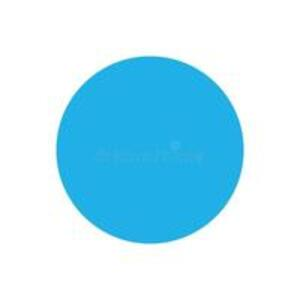
#> input picture azul.jpg, 300 x 300 px
$ python PruebaIndividuo.py
#> lines starting #> are read from the running program, lines starting #| are printed output that depends on the picture
### Cromosoma.py

from elipse import Elipse
import random
import numpy as np


class Cromosoma:


	def __init__(self, tamElipses,widthImage,heigthImage):

		self.tamElipses = tamElipses
		self.widthImage = widthImage
		self.heigthImage = heigthImage
		self.elipses = []

	def inicializa(self):
		elipses = []

		for i in range(self.tamElipses):
			centroElipse = (random.randrange(self.widthImage), random.randrange(self.heigthImage))
			axeslength = (random.randint(1,10),random.randint(1,10))
			color = (random.randrange(255),random.randrange(255),random.randrange(255))
			anguloRotacion = random.randrange(360)
			elipse = Elipse(centroElipse,axeslength,anguloRotacion,color)
			elipses.append(elipse)
		self.elipses = elipses

	# [35 lines left out: functions mutar, cruzar, not called in this run]


	def getValues(self):

		return self.elipses

	def __str__():
		pass

### Individuo.py
import numpy as np
from elipse import Elipse
from Cromosoma import Cromosoma as Cr
import cv2
import random


class Individuo:

	def __init__(self, maxElipses=1000, widthImage=500,heigthImage=500):

		self.maxElipses = maxElipses
		self.widthImage = widthImage
		self.heigthImage = heigthImage
		self.cromosoma = Cr(self.maxElipses,self.widthImage,self.heigthImage)
		self.imagen = np.zeros((self.widthImage,self.heigthImage,3), np.uint8)


	def  inicializar(self):
		self.cromosoma.inicializa()


	def pintar(self,vector):

		# esta linea de codigo rehace la imagen a una imagen blanca,
		# sin embargo, lo que queremos es sobreponer las figuras sobre la anterior
		# para obtener un resultado mas cercano al que nos interesa,
		# con las figuras anteriores tambien

		self.imagen = np.zeros((self.widthImage,self.heigthImage,3), np.uint8)


		for elipse in vector:

			centro,radios,anguloRotacion,anguloInicio,anguloFinal,color,grosor = elipse.getValues()
			cv2.ellipse(self.imagen,
				centro,
				radios,
				anguloRotacion,
				anguloInicio,
				anguloFinal,
				color,
				grosor)
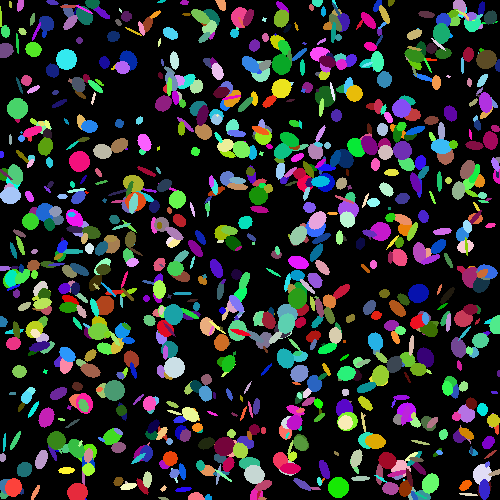
#> self.imagen: shape (500, 500, 3); mean of channels 0, 1, 2 42.9, 43.1, 41.1; drawn as B, G, R
	# [36 lines left out: functions pintar2, cruza, mutar, showIndividuo, not called in this run]

	def getValues(self):
		return self.cromosoma.getValues()

	# [5 lines left out: function __str__, not called in this run]

### elipse.py


import numpy as np

class Elipse:

	def __init__(self, centerCoordenates, axesLength, anguloRotacion=0,color= (255,124,222)):

		self.centerCoordenates = centerCoordenates#(1,1)
		self.axesLength = axesLength #(5,6)
		self.anguloRotacion = anguloRotacion #0
		self.startAngle = 0
		self.endAngle= 360
		self.color =  color #(255,0,0) azul
		self.grosor = -1 #llenar la forma con el color
		#lineType = opcional limite de la elipse
		# shift = opcional tipo de ñlimite de la elipse
		#valor de retorno devulve una imagen

	def getValues(self):
		'''print(self.centerCoordenates)
								print(self.axesLength)
								print(self.anguloRotacion)
								print(self.startAngle)
								print(self.endAngle)
								print(self.color)
								print(self.grosor)'''
		return self.centerCoordenates,self.axesLength,self.anguloRotacion,self.startAngle,self.endAngle,self.color,self.grosor


	# [9 lines left out: function __str__, not called in this run]

### PruebaIndividuo.py
from Individuo import Individuo
import matplotlib.pyplot as plt
import numpy as np
import cv2

def aver():
	individuo= Individuo()
	individuo.inicializar()
	individuo.pintar(individuo.getValues())

	plot , (a,b) = plt.subplots(1,2)
	a.imshow(individuo.imagen)
	imagen1 = cv2.imread('./azul.jpg')
#> imagen1 is the input picture: shape (300, 300, 3); mean B, G, R 246.7, 230.2, 186.5
	imagen2 = np.zeros((500,500,3), np.uint8)
	res = cv2.absdiff(individuo.imagen, imagen2)
	print(res.shape)
#| (500, 500, 3)
	aptitud = 0
	for i in range(imagen2.shape[0]):
		for j in range(imagen2.shape[1]):
			for k in range(imagen2.shape[2]):
				aptitud += res[i,j,k]
#> after the loop, aptitud = 31772854
	print("suma: " ,aptitud)
#| suma:  31772854
	b.imshow(res)
	plt.show()
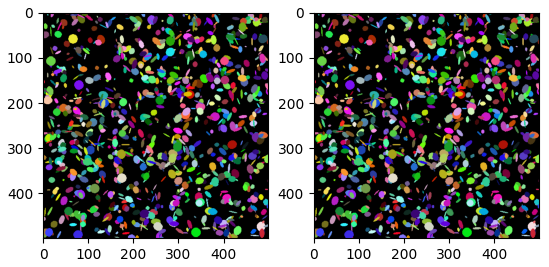
#> figure drawn by matplotlib, 2 panels

aver()
